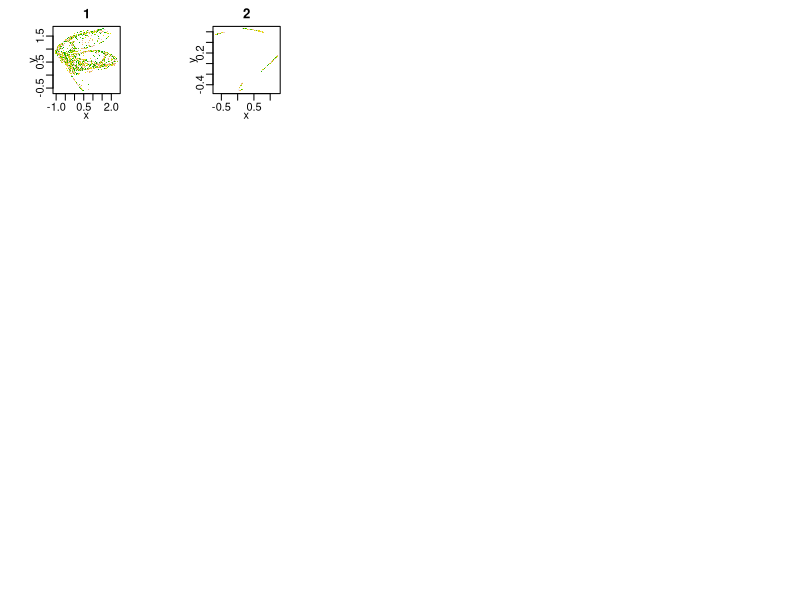

Write the R code that produced this figure. (Note: this script raises an error after producing the figure.)
par(mfrow=c(5,5))
n=5000
m=1000
l=0
amat=list()

for (k in 1:750) {
pm=array(data=NA, dim = c(n,2))
# a=rep(0,12)
# b=round(runif(n = 1, min = 4, max = 12),0)
a=runif(12, min=-1.2, max = 1.2)

xn=.1
yn=.1
ep=.0000001
xm=xn+ep
ym=xn+ep
dbox=rep(NA,m)
for(j in 1:m) {
  xn1=a[1]+ a[2]*xn + a[3]*xn^2 + a[4]*xn*yn + a[5]*yn+a[6]*yn^2
  yn1=a[7]+ a[8]*xn + a[9]*xn^2 + a[10]*xn*yn + a[11]*yn+a[12]*yn^2
  xm1=a[1]+ a[2]*xm + a[3]*xm^2 + a[4]*xm*ym + a[5]*ym+a[6]*ym^2
  ym1=a[7]+ a[8]*xm + a[9]*xm^2 + a[10]*xm*ym + a[11]*ym+a[12]*ym^2
  d=(xn1-xm1)^2+(yn1-ym1)^2
  dbox[j]=d
  xn=xn1
  yn=yn1
  xm=xm1
  ym=ym1
}
  if(dbox[m]>100 || is.nan(dbox[m])) { next 
    } else if(any(abs(dbox[(m-500):(m-1)]-dbox[m])<.0000001) ){ next
    } else {
      for (j in 1:n) {
        xn1=a[1]+ a[2]*xn + a[3]*xn^2 + a[4]*xn*yn + a[5]*yn+a[6]*yn^2
        yn1=a[7]+ a[8]*xn + a[9]*xn^2 + a[10]*xn*yn + a[11]*yn+a[12]*yn^2
        pm[j,]=c(xn1,yn1)
        xn=xn1
        yn=yn1
        
        
      }
      if(any(is.nan(pm))){
        break
      } else {
      l=l+1
      amat[[l]]=a
      par(pty="s", mar=c(2,2,2,1), mgp=c(1.1,.5,0))
      plot(pm[,1], pm[,2], pch=16, cex=.2, main=l, col=terrain.colors(10), xlab = "x", ylab = "y")
      }  
  }
}

#blow up selected------------
a=amat[[16]]
n=100000
pm=array(data=NA, dim = c(n,2))
xn=.1
yn=.1
for (j in 1:n) {
  xn1=a[1]+ a[2]*xn + a[3]*xn^2 + a[4]*xn*yn + a[5]*yn+a[6]*yn^2
  yn1=a[7]+ a[8]*xn + a[9]*xn^2 + a[10]*xn*yn + a[11]*yn+a[12]*yn^2
  pm[j,]=c(xn1,yn1)
  xn=xn1
  yn=yn1
  
  
}
par(mfrow=c(1,1), pty="m")
plot(x=pm[10:n,1], y=pm[10:n,2], pch=16, cex=.2, main="", xlab = "x", ylab = "y", col=terrain.colors(10))
